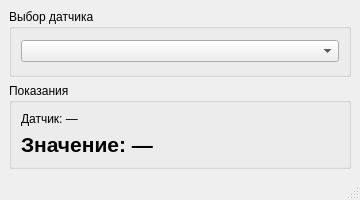
<?xml version="1.0" encoding="UTF-8"?>
<ui version="4.0">
 <class>MainWindow</class>
 <widget class="QMainWindow" name="MainWindow">
  <property name="geometry">
   <rect>
    <x>0</x>
    <y>0</y>
    <width>360</width>
    <height>200</height>
   </rect>
  </property>
  <property name="windowTitle">
   <string>Динамическое переподключение датчиков</string>
  </property>
  <widget class="QWidget" name="centralwidget">
   <layout class="QVBoxLayout" name="verticalLayout">
    <item>
     <widget class="QGroupBox" name="groupBox">
      <property name="title">
       <string>Выбор датчика</string>
      </property>
      <layout class="QVBoxLayout">
       <item>
        <widget class="QComboBox" name="comboBox"/>
       </item>
      </layout>
     </widget>
    </item>
    <item>
     <widget class="QGroupBox" name="groupBox2">
      <property name="title">
       <string>Показания</string>
      </property>
      <layout class="QVBoxLayout">
       <item>
        <widget class="QLabel" name="labelSensor">
         <property name="text">
          <string>Датчик: —</string>
         </property>
        </widget>
       </item>
       <item>
        <widget class="QLabel" name="labelValue">
         <property name="text">
          <string>Значение: —</string>
         </property>
         <property name="font">
          <font>
           <pointsize>16</pointsize>
           <bold>true</bold>
          </font>
         </property>
        </widget>
       </item>
      </layout>
     </widget>
    </item>
   </layout>
  </widget>
  <widget class="QMenuBar" name="menubar">
   <property name="geometry">
    <rect>
     <x>0</x>
     <y>0</y>
     <width>360</width>
     <height>21</height>
    </rect>
   </property>
  </widget>
  <widget class="QStatusBar" name="statusbar"/>
 </widget>
 <resources/>
 <connections/>
</ui>
